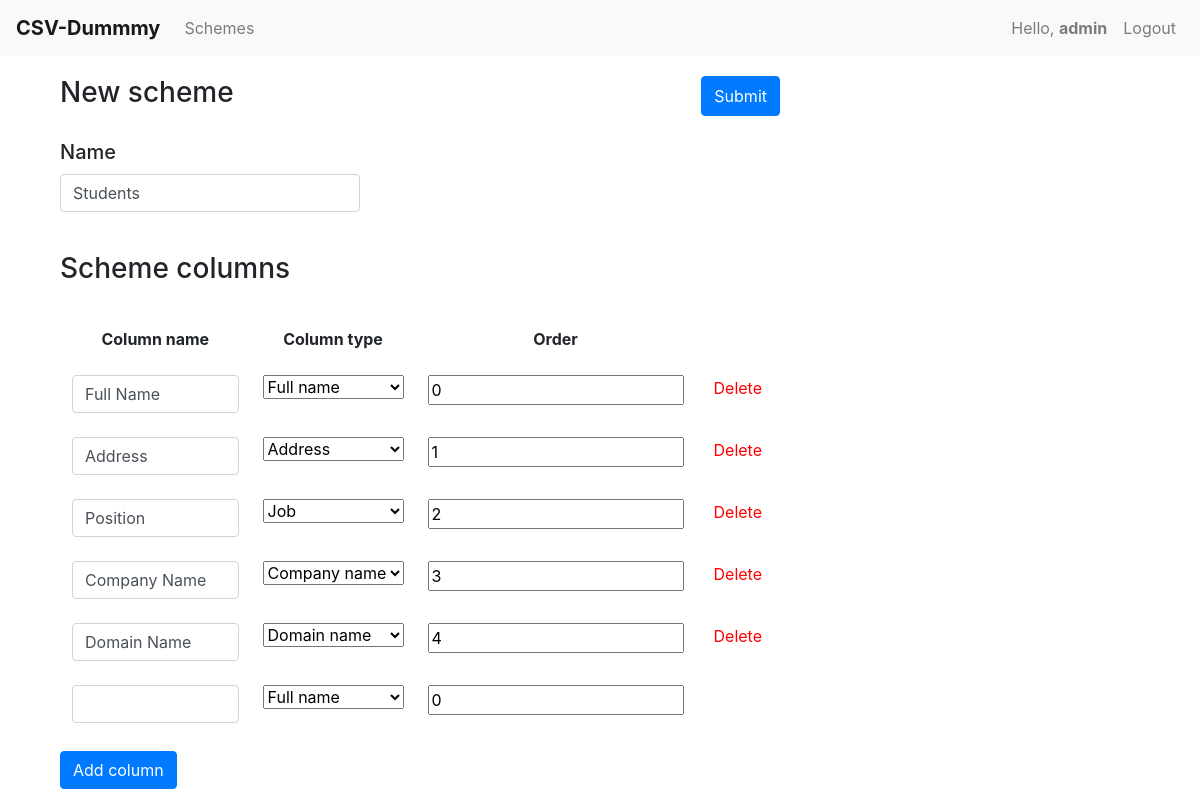
/scheme/47/edit/ (signed in), run on the app's committed database.
### main/models.py (models this page shows, shortened)
class DataScheme(models.Model):
    scheme_id = models.AutoField(primary_key=True)
    modified = models.DateTimeField(auto_now_add=True)
    name = models.CharField(max_length=30)
    user = models.ForeignKey(Users, on_delete=models.CASCADE)

class DataSchemeColumn(models.Model):
    TYPES = (('Full name', 'Full name'), ('Job', 'Job'), ('Domain name', 'Domain name'), ('Company name', 'Company name'), ('Address', 'Address'))
    name = models.CharField(max_length=70)
    datatype = models.CharField(max_length=15, choices=TYPES)
    datascheme = models.ForeignKey(DataScheme, on_delete=models.CASCADE)

### main/views.py (the view, shortened to what this page needs)
# urls.py: path('scheme/<int:ID>/edit/', views.editScheme),
def editScheme(request: HttpRequest, ID: int) -> HttpResponse:
	if request.session.get('username', 0) == 0:
		return redirect('/login')
	scheme = get_object_or_404(DataScheme, scheme_id=ID)
	if request.method == 'GET':
		context = []
		cur = 0
		for schemeColumn in list(DataSchemeColumn.objects.filter(datascheme=scheme)):
			context.append({'cur': cur, 'name': schemeColumn.name, 'type': schemeColumn.datatype})
			cur += 1
		return render(request, 'main/edit-scheme.html', {'columns': context, 'scheme_name': scheme.name, 'scheme_id': scheme.scheme_id, 'username': request.session['username']})

### main/templates/main/edit-scheme.html (shortened to what this page needs)
{% extends 'main/layout.html' %}
{% block content %}
{% load static %}
<link rel="stylesheet" href="{% static 'main/styleScheme.css' %}">
<nav class="navbar navbar-expand-md navbar-light bg-light">
    <a class="navbar-brand" href=""><b>CSV-Dummmy</b></a>
    <div class="collapse navbar-collapse" id="navbarNav">
        <ul class="navbar-nav mr-auto">
            <li class="nav-item">
                <a class="nav-link" href="/dashboard">Schemes</a>
            </li>
        </ul>
        <ul class="navbar-nav">
            <li class="nav-item">
                <a class="nav-link">Hello, <b>{{ username }}</b></a>
            </li>
            <li class="nav-item">
                <a class="nav-link" href="/logout">Logout</a>
            </li>
        </ul>
    </div>
</nav>
<div class="scheme">
    <form method="POST">
        <div style="display: flex; justify-content: space-between">
            <h3 style="margin-bottom: 30px;">New scheme</h3>
            <button style="height: 40px" type="submit" class="btn btn-primary">Submit</button>
        </div>
        <h5 style="margin-bottom: 10px;">Name</h5>
        <input style="width: 300px; margin-bottom: 40px;" value="{{ scheme_name }}" name="schemeName" type="text" class="form-control" placeholder="Scheme Name" required>
        <h3 style="margin-bottom: 30px">Scheme columns</h3>
        <div class="columns">
            <table id="table" class="table table-borderless">
                <thead>
                    <tr>
                        <th style="border: none; text-align: center;">Сolumn name</th>
                        <th style="border: none; text-align: center;">Column type</th>
                        <th style="border: none; text-align: center;">Order</th>
                    </tr>
                </thead>
                <tbody>
                    {% for column in columns %}
                    <tr>
                        <td style="border: none; text-align: center;">
                            <input value="{{ column.name }}" name="columnName" type="text" class="form-control">
                        </td>
                        <td style="border: none; text-align: center;">
                            <select name="datatype" class="form-select form-select-sm" aria-label=".form-select-sm example">
                                {% if column.type == "Full name" %}
                                    <option selected name="datatype" value="Full name">Full name</option>
                                {% else %}
                                    <option name="datatype" value="Full name">Full name</option>
                                {% endif %}
                                {% if column.type == "Job" %}
                                    <option selected name="datatype" value="Job">Job</option>
                                {% else %}
                                    <option name="datatype" value="Job">Job</option>
                                {% endif %}
                                {% if column.type == "Domain name" %}
                                    <option selected name="datatype" value="Domain name">Domain name</option>
                                {% else %}
                                    <option name="datatype" value="Domain name">Domain name</option>
                                {% endif %}
                                {% if column.type == "Company name" %}
                                    <option selected name="datatype" value="Company name">Company name</option>
                                {% else %}
                                    <option name="datatype" value="Company name">Company name</option>
                                {% endif %}
                                {% if column.type == "Address" %}
                                    <option selected name="datatype" value="Address">Address</option>
                                {% else %}
                                    <option name="datatype" value="Address">Address</option>
                                {% endif %}
                            </select>
                        </td>
                        <td style="border: none; text-align: center;">
                            <input name="order" type="number" value="{{ column.cur }}" min="0">
                        </td>
                        <td style="border: none; text-align: center;">
                            <button onclick="delRow(this)" style="background: none; border: none; color: red">Delete</button>
                        </td>
                    </tr>
                    {% endfor %}
                    <tr>
                        <td style="border: none; text-align: center;">
                            <input name="columnName" type="text" class="form-control">
                        </td>
                        <td style="border: none; text-align: center;">
                            <select name="datatype" class="form-select form-select-sm" aria-label=".form-select-sm example">
                                <option name="datatype" value="Full name">Full name</option>
                            </select>
                        </td>
                        <td style="border: none; text-align: center;">
                            <input name="order" type="number" value="0" min="0">
                        </td>
                    </tr>
                </tbody>
                </table>
        </div>
        <button onClick="add();" type="button" class="btn btn-primary">Add column</button>
    </form>
</div>
{% endblock %}

### main/static/main/styleScheme.css (style rules this page uses)
.scheme { margin-top: 20px; max-width: 60%; margin-left: 5%; }
.table { border: none; }

### data on the page
DataScheme: schemeName "Students"
DataSchemeColumn: columnName "Full Name", datatype "Full name"
DataSchemeColumn: columnName "Address", datatype "Address"
DataSchemeColumn: columnName "Position", datatype "Job"
DataSchemeColumn: columnName "Company Name", datatype "Company name"
DataSchemeColumn: columnName "Domain Name", datatype "Domain name"

### other printed values
{{ username }} "admin"
